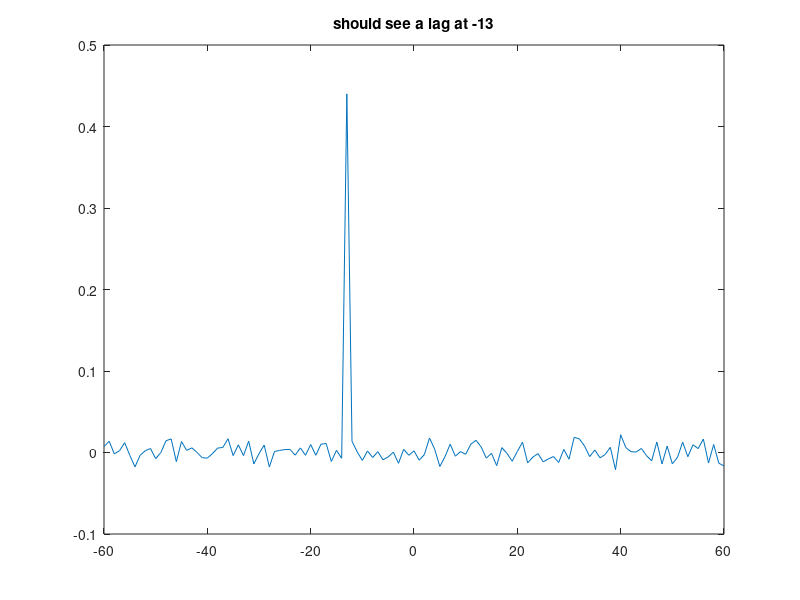

Write MATLAB code to recreate this figure. (Note: this script raises an error after producing the figure.)
% let's build some system such that the output of the system can be
% described as a noisy combination of lagged versions of the inputs to the
% system and then attempt to use an AR model to identify this transform.

chans = 64;
samples = 1e4;
maxLag = 30;

input = randn(samples, chans);

nCorrelatedChannels = 4;
correlatedChannels = randperm(chans, nCorrelatedChannels);
mlags = randi(maxLag, [nCorrelatedChannels 1]);

output = randn(samples, 1);

for sample = (max(mlags)+1):size(input, 1)
     base = 0;
     
     for n = 1:nCorrelatedChannels
         base = base + input(sample-mlags(n), correlatedChannels(n));
     end
     
     output(sample) = output(sample) + base;
end

%% verify we've generated what we think ...

[peaks, lags] = xcorr(input(:,correlatedChannels(1)), output, 2*maxLag, 'coeff');
plot(lags, peaks);
title(sprintf('should see a lag at -%d', mlags(1)))
vline(-mlags(1));

%% now use a regression model to estimate these parameters

% this is the unlagged regression model, and should fail
[b, bint, r, rint, stats] = regress(output, [ones(size(input, 1), 1), input]);
fprintf('unlagged regression exhibited an R^2 of %f\n', stats(1));

% now try it with lags
consideredLags = -maxLag:maxLag;
laggedinput = lagmatrix(input, consideredLags);
[b, bint, r, rint, stats] = regress(output, [ones(size(input, 1), 1), laggedinput]);
fprintf('lagged regression exhibited an R^2 of %f\n', stats(1));

% unfold the weights
b(1) = []; % drop the constant term
B = reshape(b, chans, length(consideredLags))';
imagesc(1:chans, consideredLags, B);

for n = 1:nCorrelatedChannels
    text(correlatedChannels(n), mlags(n), 'o', 'color', 'w');
end

xlabel('channel');
ylabel('lags');

[mlags'; correlatedChannels]

fprintf('if all the white circles line up with all of the red squares, we correctly identified the lagged predictors\n');



